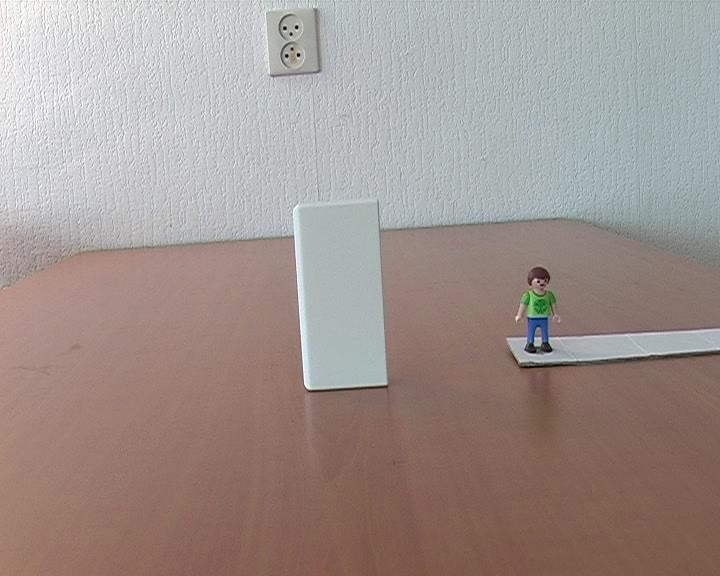
%> input picture Assignment 3/person_toy/00000001.jpg, 720 x 576 px
$ octave harris_demo.m   (GNU Octave 9; MATLAB toolbox functions it lacks are replaced by stand-ins)
%> lines starting %> are read from the running program, lines starting %| are printed output that depends on the picture
%> further down, im is the input picture: size 576x720x3 uint8; mean R, G, B 160.2, 147.3, 142.8
### Assignment 3/harris_corner_detector.m
function [H,r,c] = harris_corner_detector(img, visFlag)
%Harris Corner Detector
%   Finds corners in images, returns the H matrix and
%   the coordinates of the corners
if nargin == 1
    visFlag = true;
end

% Convert image to gray and double values
img = im2double(rgb2gray(img));

% Create Gaussian filter and do elementwise
% multiplication to increase effectiveness
G = fspecial('gaussian', 7, 0.7).*6;
% Get gradients of Gaussian in x and y direction
[Gx, Gy] = gradient(G);

% Convolve image with Gaussian derivatives
Ix = conv2(Gx, img);
Iy = conv2(Gy, img);

% Square previous result and convolve with Gaussian
% to find A, B and C
A = conv2(G, Ix.^2);
B = conv2(G, Ix.*Iy);
C = conv2(G, Iy.^2);

% Calculate H matrix
H = (A.*C)-(B.^2)-0.04*(A+C).^2;

% Keep values above threshold
J = imhmax(H, 0.3);
% Find coordinates of local maxima
maxima = imregionalmax(J);
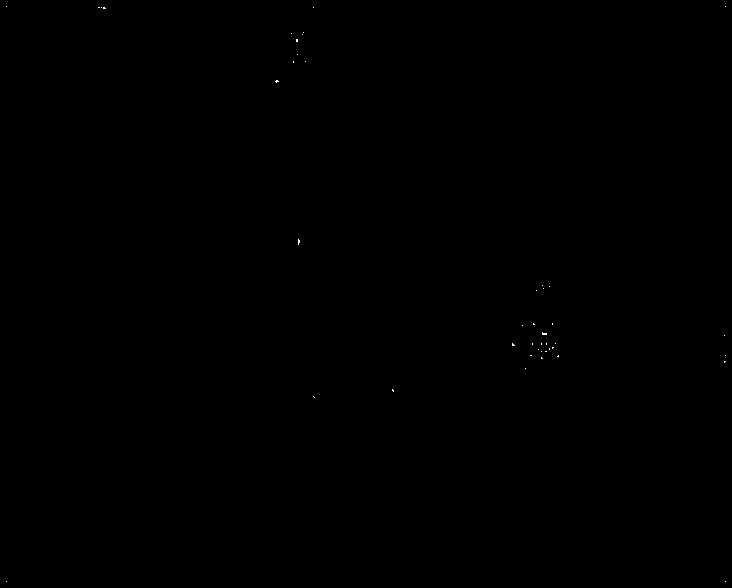
%> maxima: size 588x732 logical; 0.02% white in thin lines or dots
[r,c] = find(maxima);
%> r = 105 values from 7 to 582; c = 105 values from 7 to 726

% Plot results
if visFlag
    figure('Position', [200 200 900 600]);
    subplot(1,3,1);
    imshow(Ix);
    title('First order Gaussian derivative in x-direction');
    subplot(1,3,2);
    imshow(Iy);
    title('First order Gaussian derivative in y-direction');
    subplot(1,3,3);
    imshow(img);
    title('Detected corners');
    hold on
    plot(c,r,'r.');
    hold off
end

### Assignment 3/harris_demo.m
%% Load image 1
im = imread('person_toy/00000001.jpg');
% Find and plot corners
[H, r, c] = harris_corner_detector(im);
%> r = 105 values, max 582 at index 2, min 7 at index 1, mean 251.2; c = 105 values from 7 to 726

%% Load image 2
im = imread('pingpong/0000.jpeg');
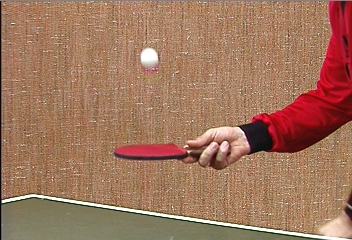
%> input picture Assignment 3/pingpong/0000.jpeg, 352 x 240 px
%> im is the input picture: size 240x352x3 uint8; mean R, G, B 160.4, 117.6, 93.3
% Find and plot corners
[H, r, c] = harris_corner_detector(im);
%> in harris_corner_detector (call 2), `maxima = imregionalmax(J);`:
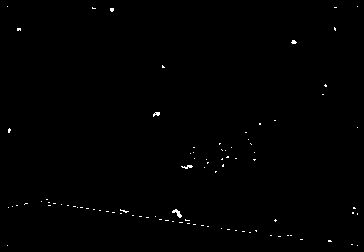
%> maxima: size 252x364 logical; 0.41% white in thin lines or dots
%> in harris_corner_detector (call 2), `[r,c] = find(maxima);`: r = 373 values from 7 to 246; c = 373 values from 8 to 358
%> r = 373 values, max 246 at index 2, min 7 at index 1, mean 161.5; c = 373 values from 8 to 358

%% Rotated image (45deg)
im = imread('person_toy/00000001.jpg');
im = imrotate(im, 45);
%> im: size 917x917x3 uint8
% Find and plot corners
[H, r, c] = harris_corner_detector(im);
%> in harris_corner_detector (call 3), `maxima = imregionalmax(J);`: maxima: size 929x929 logical; 0.02% white in thin lines or dots
%> in harris_corner_detector (call 3), `[r,c] = find(maxima);`: r = 205 values from 8 to 922; c = 205 values from 8 to 923
%> in harris_corner_detector (call 3), `imshow(Iy);`:
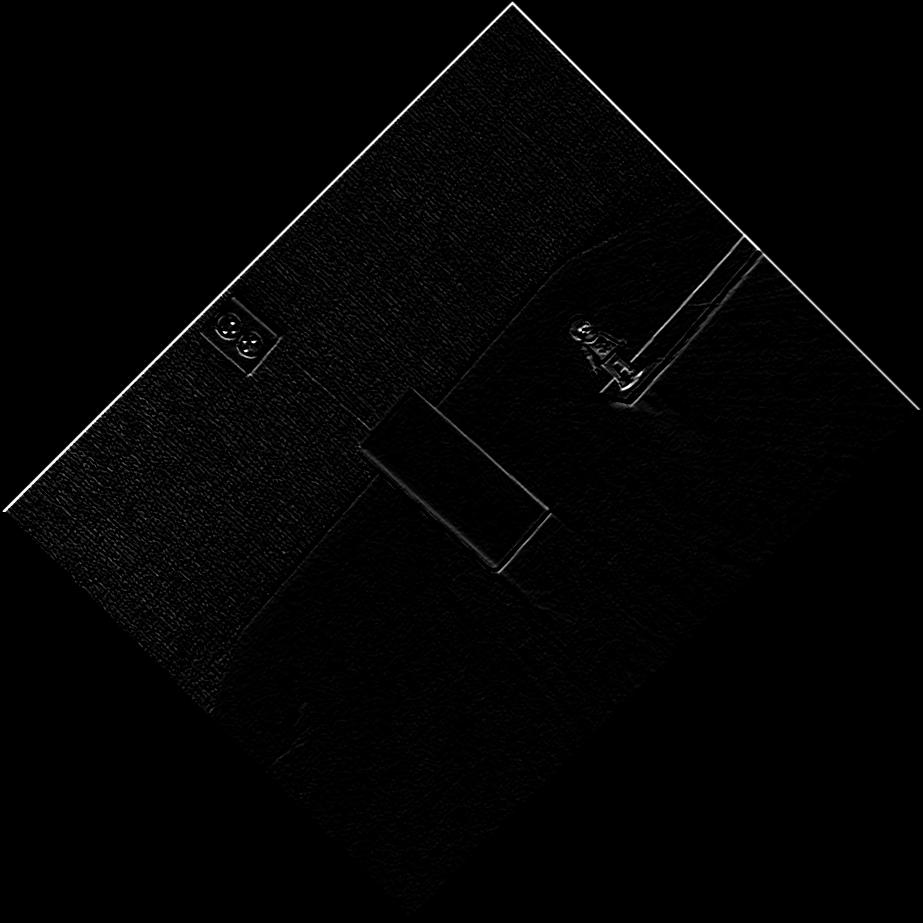
%> displayed picture: size 923x923, on the screen's scale of 0 to 255; min 0, max 255, mean 3.3
%> r = 205 values, max 922 at index 112, min 8 at index 118, mean 313.2; c = 205 values from 8 to 923

%% Rotated image (90deg)
im = imread('person_toy/00000001.jpg');
im = imrotate(im, 90);
%> im: size 720x576x3 uint8
% Find and plot corners
[H, r, c] = harris_corner_detector(im);
%> in harris_corner_detector (call 4), `Iy = conv2(Gy, img);`:
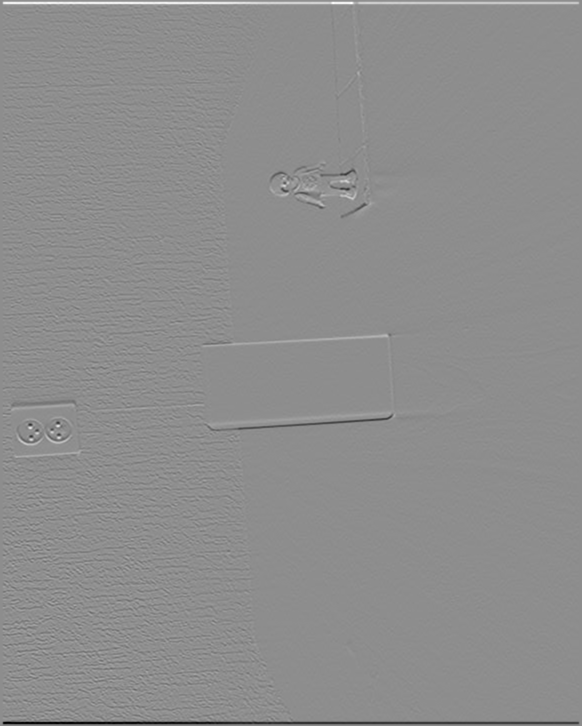
%> Iy: size 726x582 double; min -2.33, max 1.87, mean 1.08e-18; drawn with min black and max white
%> in harris_corner_detector (call 4), `H = (A.*C)-(B.^2)-0.04*(A+C).^2;`:
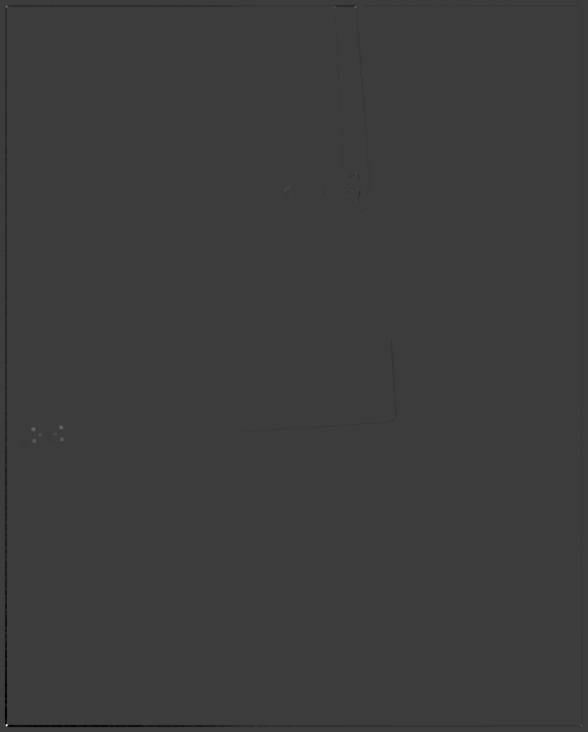
%> H: size 732x588 double; min -24.18, max 78.23, mean -0.1; mean of the top-left, top-right, bottom-left and bottom-right quarters -0.1, 0, -0.2, 0; drawn with min black and max white
%> in harris_corner_detector (call 4), `maxima = imregionalmax(J);`: maxima: size 732x588 logical; 0.02% white in thin lines or dots
%> in harris_corner_detector (call 4), `[r,c] = find(maxima);`: r = 105 values from 7 to 726; c = 105 values from 7 to 582
%> in harris_corner_detector (call 4), `imshow(Iy);`:
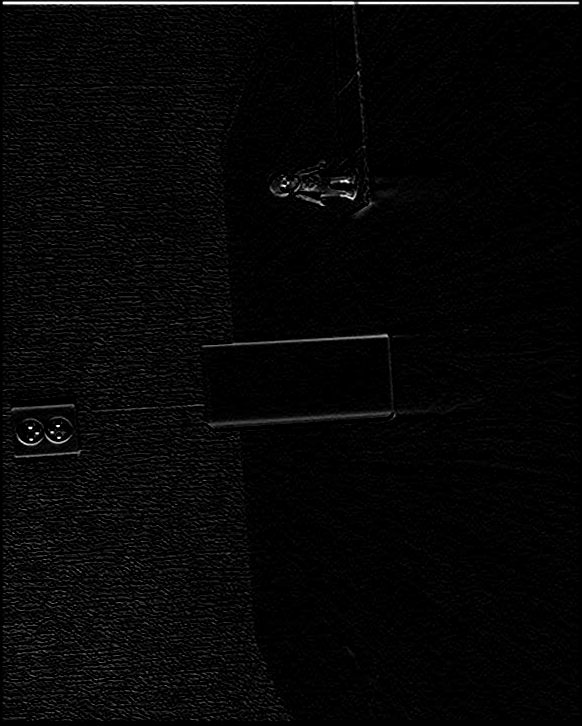
%> displayed picture: size 726x582, on the screen's scale of 0 to 255; min 0, max 255, mean 6.4
%> r = 105 values, max 726 at index 2, min 7 at index 1, mean 303.9; c = 105 values from 7 to 582

%% pingpong toy
im = imread('person_toy/00000001.jpg');
im = imrotate(im, 90);
% Find and plot corners
[H, r, c] = harris_corner_detector(im);
